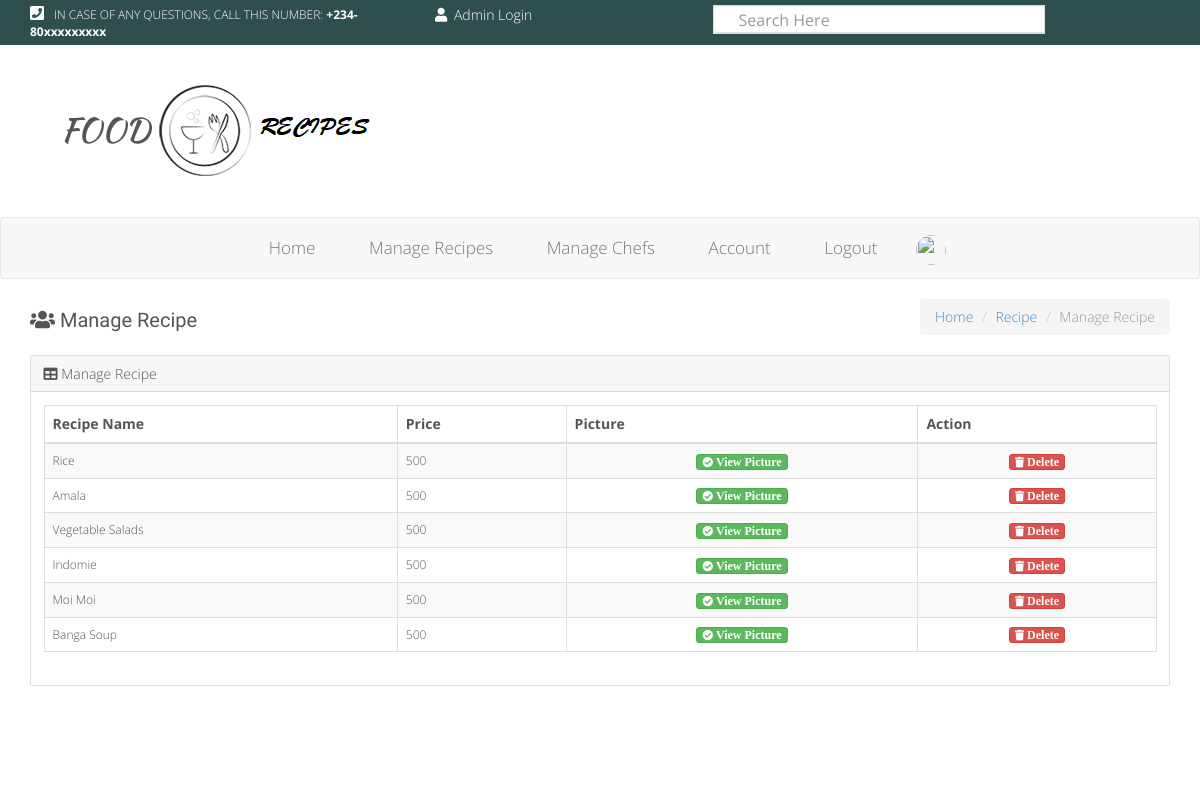
/manage_manuals.php, run on an earlier commit of the app's database.
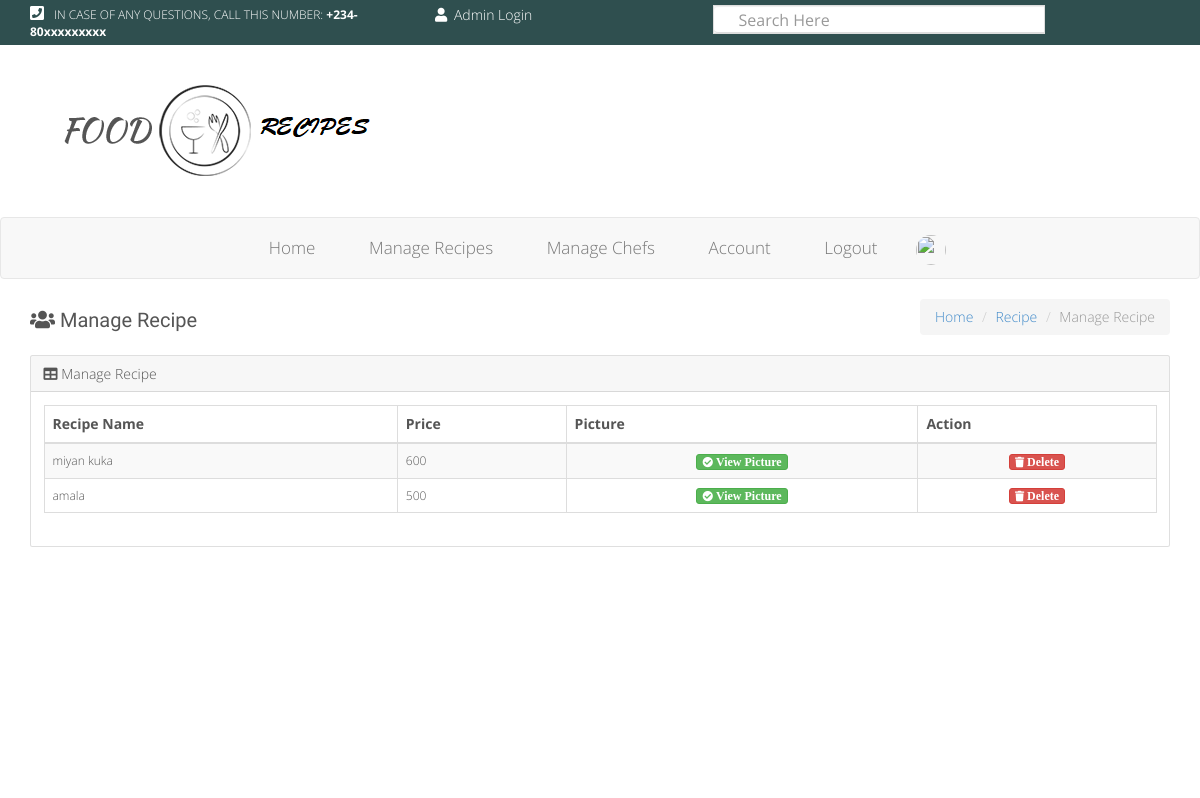
And on a later commit of the database.
### tables this page shows
CREATE TABLE IF NOT EXISTS `dishes` (
  `dish_id` int(11) NOT NULL AUTO_INCREMENT,
  `fname` varchar(50) NOT NULL,
  `price` int(10) NOT NULL,
  `ingredient1` varchar(500) NOT NULL,
  `chef_id` int(5) NOT NULL,
  `food_picture` varchar(500) NOT NULL,
  `file` varchar(500) NOT NULL,
  `vfile` varchar(100) DEFAULT NULL,
  PRIMARY KEY (`dish_id`)
);

### manage_manuals.php (the view)
<!doctype html>
<html lang="en">
<head>
<?php include'head.php';?>
</head>
<body>
		<?php include'header.php';?>
		<?php include'user_login.php';?>
		<?php include'logo.php';?>
		<?php include'admin_nav.php';?>
	<section >
		<div class="container">
			<div class="row">
				<div class="col-md-4">
					<h6><span class="fa fa-users"></span> Manage Recipe</h6>
				</div>
				<div class="col-md-8 hidden-xs">
					<ol class="breadcrumb pull-right">
					  	<li><a href="#">Home</a></li>
					  	<li><a href="#">Recipe</a></li>
					  	<li class="active">Manage Recipe</li>
					</ol>
				</div>
			</div>
		</div>
	</section>
<section id="features">
		<div class="container">
			<div class="row">
				<div class="col-md-12" style="margin-bottom: 40px; margin-top: -160px;">
					<div class="card">
						<div class="card-header"><span class="fa fa-table"></span> Manage Recipe</div>
						<div class="card-body">
							 <table id="example1" class="table table-bordered table-responsive-sm table-striped">
					                <thead>
					                <tr>
					                  <th>Recipe Name</th>
					                  <th>Price</th>
					                  <th>Picture</th>
					                  <th>Action</th>
					                </tr>
					                </thead>
					                <tbody>
					                     <?php
					          require_once('config/db.php');
					    $query = mysqli_query($connection, "SELECT * FROM dishes");
					    while($row = mysqli_fetch_array($query,MYSQLI_ASSOC)){
					  ?>
					                <tr style="font-size: 12px;">
					                  <td><?php echo $row["fname"]?></td>
					                  <td><?php echo $row["price"]; ?></td>
					                   <td align="center"><a href="images/<?php echo $row['food_picture']; ?>"  class="btn btn-xs btn-success fa fa-sm  fa-check-circle"  ><strong style="font-size: 12px;"> View Picture</strong></a></td>
					                    <td align="center"><a href="delete_food.php?id=<?php echo $row['dish_id']; ?>"  onClick= "return confirm('Are you sure you want to delete record?')" class="btn   btn-danger btn-xs fa  fa-trash fa-sm" ><strong style="font-size: 12px;"> Delete</strong></a></td>
					                </tr>
					                <?php
					                  }
					                ?>
					                </tbody>
					              </table>
					</div>
				</div>
			</div>
		</div>
	</section>
	<a id="back-top" href="#"></a>
</body>
</html>

### head.php (shortened to what this page needs)
<link rel="stylesheet" href="css/nivo-slider.css" type="text/css" />
<link rel="stylesheet" href="css/owl.carousel.css">
<link rel="stylesheet" href="css/owl.theme.css">
<link rel="stylesheet" href="css/bootstrap.min.css">
<link rel="stylesheet" href="css/boot.css">
<link rel="stylesheet" href="css/font-awesome.min.css">
<link rel="stylesheet" href="css/style.css">
<link rel="stylesheet" href="css/responsive.css">
 <link href="animate.css" rel="stylesheet">
 <link href="vendor/fontawesome-free/css/all.min.css" rel="stylesheet" type="text/css">

### header.php (shortened to what this page needs)
<section id="top" style="background-color: #2F4F4F;">
		<div class="container ">
			<div class="row">
				<div class="col-md-4">
					<p class="contact-action"><i class="fa fa-phone-square"></i>IN CASE OF ANY QUESTIONS, CALL THIS NUMBER: <strong>+234-80xxxxxxxxx</strong></p>
				</div>
				<div class="col-md-3 clearfix">
					<ul class="login-cart">
						<li>
							<a data-toggle="modal" data-target="#myModal1" href="#">
							<i class="fa fa-user"></i>
								Admin Login
							</a>
						</li>
					</ul>
				</div>
				<div class="col-md-4">
					<div class="dropdown" style="margin:0;">
					    <div id="myDropdown" class="dropdown-content">
							<div class="search-box">
								<div class="input-group">
					    			<input placeholder="Search Here" type="text" class="form-control" id="myInput" style="">
					   		 	</div>
							</div>
						</div>
					</div>
				</div>
			</div>
		</div>

### user_login.php (shortened to what this page needs)
</section>

### logo.php
<header>
		<div class="container">
			<div class="row">
				<div class="col-md-12">
					<a href="#">
						<img src="images/logo_ne.png"  alt="logo">
					</a>
				</div>
			</div>
			<div class="row">
				<div class="col-md-12">
				</div>
			</div>
		</div>
	</header>

### admin_nav.php (shortened to what this page needs)
<nav class="navbar navbar-default">
		<div class="container">
		    <div class="collapse navbar-collapse" id="bs-example-navbar-collapse-1">
		      	<ul class="nav navbar-nav nav-main">
		        	<li ><a href="admin_dashboard.php">Home</a></li>
		        	<li><a href="manage_manuals.php">Manage  Recipes</a></li>
		        	<li><a href="manage_chefs.php">Manage Chefs</a></li>
					<li><a href="admin_profile.php"> Account</a></li>
					<li><a href="logout.php">Logout</a></li>
          <li class="nav navbar-nav nav-main">
            <img src="images/icon.png" width="30" height="30" style="font-size: 20px; border-radius: 50%; border-color: green;">
          </li>
		        </ul>
		    </div>
		</div>
	</nav>

### css/boot.css (style rules this page uses)
.card { position: relative; display: -ms-flexbox; display: flex; -ms-flex-direction: column; flex-direction: column; min-width: 0; word-wrap: break-word; background-color: #fff; background-clip: border-box; border: 1px solid rgba(0, 0, 0, 0.125); border-radius: 0.25rem; }
.card-body { -ms-flex: 1 1 auto; flex: 1 1 auto; padding: 1.25rem; }
.card-header { padding: 0.75rem 1.25rem; margin-bottom: 0; background-color: rgba(0, 0, 0, 0.03); border-bottom: 1px solid rgba(0, 0, 0, 0.125); }
.card-header:first-child { border-radius: calc(0.25rem - 1px) calc(0.25rem - 1px) 0 0; }

### css/style.css (style rules this page uses)
body { font-family: 'Open Sans', sans-serif; color: #555; font-size: 14px; font-weight: 300; }
li { list-style: none; }
h1,h2,h3,h4,h5,h6 { font-family: 'Yanone Kaffeesatz', sans-serif;color: #555 }
h6 { font-size: 20px; }
ul { padding-left: 0; }
section+section { margin-top: 50px; }
#back-top { position: fixed; bottom: 30px; width: 40px; color: #bbb; height: 50px; right: 30px; display: block; text-align: center; background: url("../images/top.png") no-repeat; }
#top { width: 100%; background: #90c322; font-size: 12px; color: #fff; padding: 5px 0; }
#top .contact-action { margin-bottom: 0; }
#top p i { font-size: 16px; margin-right: 10px; }
#top .login-cart li { float: left; }
#top .login-cart li a { color: #fff ; padding: 0 15px; font-size: 14px; -webkit-transition: .4s ease-in-out; -moz-transition: .4s ease-in-out; -ms-transition: .4s ease-in-out; -o-transition: .4s ease-in-out; transition: .4s ease-in-out; }
#top .login-cart li a i { margin-right: 3px; }
header { padding: 40px 0; text-align: cente r; }
.search-box input { outline: none; border:none; font-size: 12px; padding: 5px; height: 25px; }
.nav-main li { -webkit-transition: .2s ease-in-out; -moz-transition: .2s ease-in-out; -ms-transition: .2s ease-in-out; -o-transition: .2s ease-in-out; transition: .2s ease-in-out; font-size: 17px; }
.nav-main > li::before { top: -2px; -webkit-transform: translateY(-10px); -moz-transform: translateY(-10px); transform: translateY(-10px); }
.nav-main > li:after { bottom: -2px; -webkit-transform: translateY(10px); -moz-transform: translateY(10px); transform: translateY(10px); }
.nav-main > li::before, .nav-main > li::after { position: absolute; left: 0; width: 100%; height: 2px; background: #2F4F4F; content: ''; opacity: 0; -webkit-transition: opacity 0.3s, -webkit-transform 0.3s; -moz-transition: opacity 0.3s, -moz-transform 0.3s; transition: opacity 0.3s, transform 0.3s; }
.nav-main > li a { padding: 20px 15px; color: #fff; font-size: 17px; }
.navbar-nav { float: none; text-align: center; }
.navbar-nav>li { float: none; display: inline-block; margin:0 10px; }
#myInput { box-sizing: border-box; background-image: url('searchicon.png'); background-position: 14px 12px; background-repeat: no-repeat; font-size: 16px; padding: 14px 20px 12px 25px; border: none; border-bottom: 1px solid #ddd; width: 330px; }
.dropdown-content { position: absolute; background-color: #f6f6f6; min-width: 330px; overflow: auto; border: 1px solid #ddd; z-index: 1; }

What changed in the data, as far as the page shows it:
removed dishes: fname "Rice", price "500"
removed dishes: fname "Amala", price "500"
removed dishes: fname "Vegetable Salads", price "500"
removed dishes: fname "Indomie", price "500"
removed dishes: fname "Moi Moi", price "500"
removed dishes: fname "Banga Soup", price "500"
added dishes: fname "miyan kuka", price "600"
added dishes: fname "amala", price "500"
